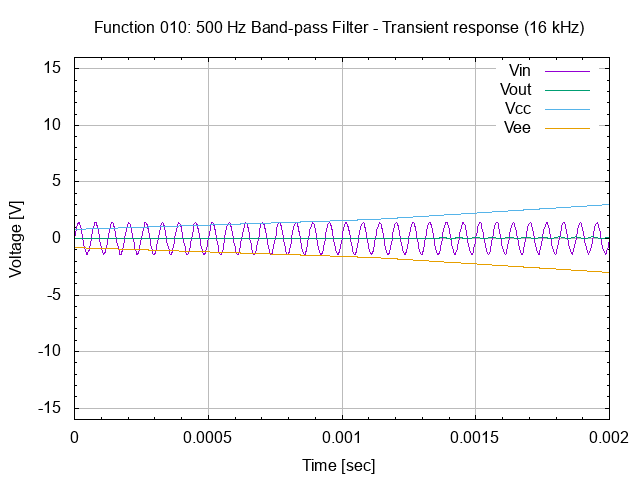

This chart was generated by the following gnuplot code:
# set terminal
set term png

# set graph
set output "26.010.00.01.02.03.png"
set title "Function 010: 500 Hz Band-pass Filter - Transient response (16 kHz)"

# setup Y-axis
set yrange [-16:16]
set grid ytics lt 1 lw 1 lc rgb "#bbbbbb"
set mytics
set ylabel "Voltage [V]"

# setup X-axis
set grid xtics lt 1 lw 1 lc rgb "#bbbbbb"
set mxtics
set xrange [0:0.002]
set xlabel "Time [sec]"

# setup plot style
set style data lines
plot '26.010.00.01.02.dat' using 1:2 title "Vin", \
     '26.010.00.01.02.dat' using 1:3 title "Vout", \
     '26.010.00.01.02.dat' using 1:4 title "Vcc", \
     '26.010.00.01.02.dat' using 1:5 title "Vee"

# set output back to default
set output

# reset terminal type
set terminal pop
